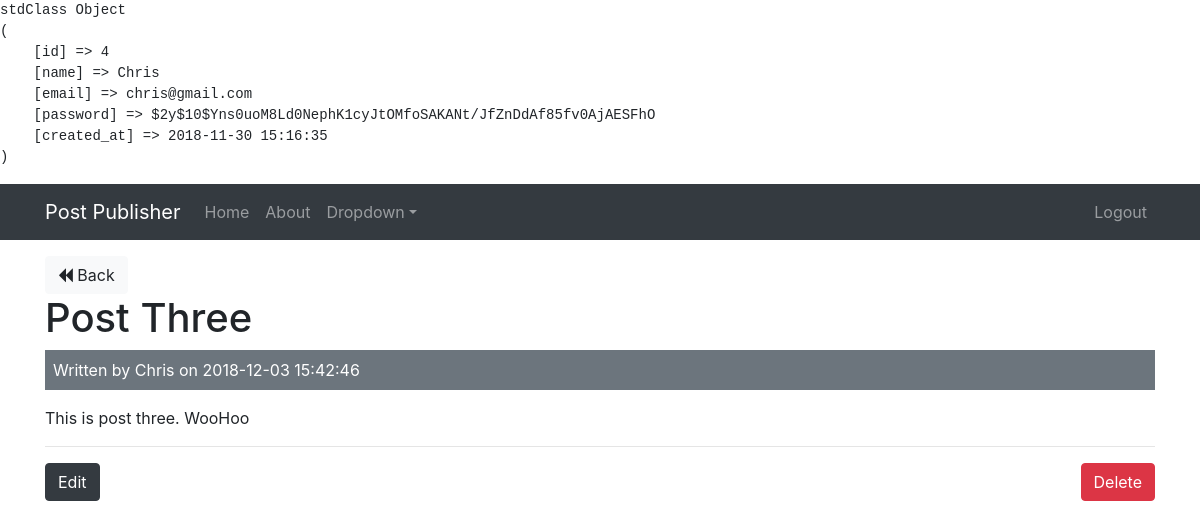
/post-publisher/public/?url=posts/show/3 (signed in), run on the app's committed database.
### tables this page shows
CREATE TABLE posts(id INTEGER PRIMARY KEY AUTOINCREMENT, user_id INTEGER, name VARCHAR(255), title VARCHAR(255), body TEXT, created_at DATETIME DEFAULT CURRENT_TIMESTAMP);

CREATE TABLE users(id INTEGER PRIMARY KEY AUTOINCREMENT, name VARCHAR(255), email VARCHAR(255), password VARCHAR(255), created_at DATETIME DEFAULT CURRENT_TIMESTAMP);

### app/controllers/PostsController.php (called while the page is built, shortened)
<?php
class PostsController extends BaseController
{
    public function __construct()
    {
        $this->postModel = $this->model('Post');
        $this->userModel = $this->model('User');
    }
    public function show($id) {
        $post = $this->postModel->getPostById($id);
        $user = $this->userModel->getUserById($post->user_id);
        $data = [
            'post' => $post,
            'user' => $user
        ];
        $this->view('posts/show', $data);
    }
}

### public/index.php (called while the page is built, shortened)
<?php
$init = new CoreController();

### app/libraries/DatabaseController.php (called while the page is built, shortened)
<?php
class DatabaseController
{
    private $dbname = DB_NAME;
    private $dbh;
    private $stmt;
    public function __construct()
    {
        $dsn = 'sqlite:' . $this->dbname;
        try
        {
            $this->dbh = new PDO($dsn);
            $this->dbh->setAttribute(PDO::ATTR_ERRMODE, PDO::ERRMODE_EXCEPTION);
            $this->dbh->setAttribute(PDO::ATTR_DEFAULT_FETCH_MODE, PDO::FETCH_OBJ);
        } catch(PDOException $e) {
            $this->error = $e->getMessage();
            echo $this->error;
        }
    }
    public function query($sql)
    {
        $this->stmt = $this->dbh->prepare($sql);
    }
    public function bind($param, $value, $type = null)
    {
        if(is_null($type))
        {
            switch(true)
            {
                default:
                    $type = PDO::PARAM_STR;
            }
        }
        $this->stmt->bindValue($param, $value, $type);
    }
    public function execute()
    {
        return $this->stmt->execute();
    }
    public function single()
    {
        $this->execute();
        return $this->stmt->fetch(PDO::FETCH_OBJ);
    }
}

### app/models/Post.php (called while the page is built, shortened)
<?php
class Post
{
    private $db;
    public function __construct()
    {
        $this->db = new DatabaseController();
    }
    public function getPostById($id) {
        $this->db->query('SELECT * FROM posts WHERE id = :id');
        $this->db->bind(':id', $id);
        $row = $this->db->single();
        return $row;
    }
}

### app/views/posts/show.php (the view)
<?php require APPROOT . "/views/inc/header.php"; ?>
<a href="<?php echo URLROOT; ?>/?url=posts" class="btn btn-light">
    <i class="fa fa-backward"></i> Back</a>
<br>
<h1><?php echo $data['post']->title; ?></h1>
<div class="bg-secondary text-white p-2 mb-3">
    Written by <?php echo $data['user']->name; ?> on <?php echo $data['post']->created_at; ?>
</div>
<p><?php echo $data['post']->body; ?></p>
<?php if($data['post']->user_id == $_SESSION['user_id']) : ?>
<hr>
    <a href="<?php echo URLROOT; ?>/?url=posts/edit/<?php echo $data['post']->id; ?>"
       class="btn btn-dark">Edit</a>
    <form action="<?php echo URLROOT; ?>/?url=posts/delete/<?php echo $data['post']->id; ?>"
    method = "post" class="pull-right">
        <input type="submit" value="Delete" class="btn btn-danger">
    </form>
<?php endif; ?>
<?php require APPROOT . "/views/inc/footer.php"; ?>

### data on the page
posts: title "Post Three", created_at "2018-12-03 15:42:46", body "This is post three. WooHoo"
users: name "Chris"

### other printed values
SITENAME "Post Publisher"
